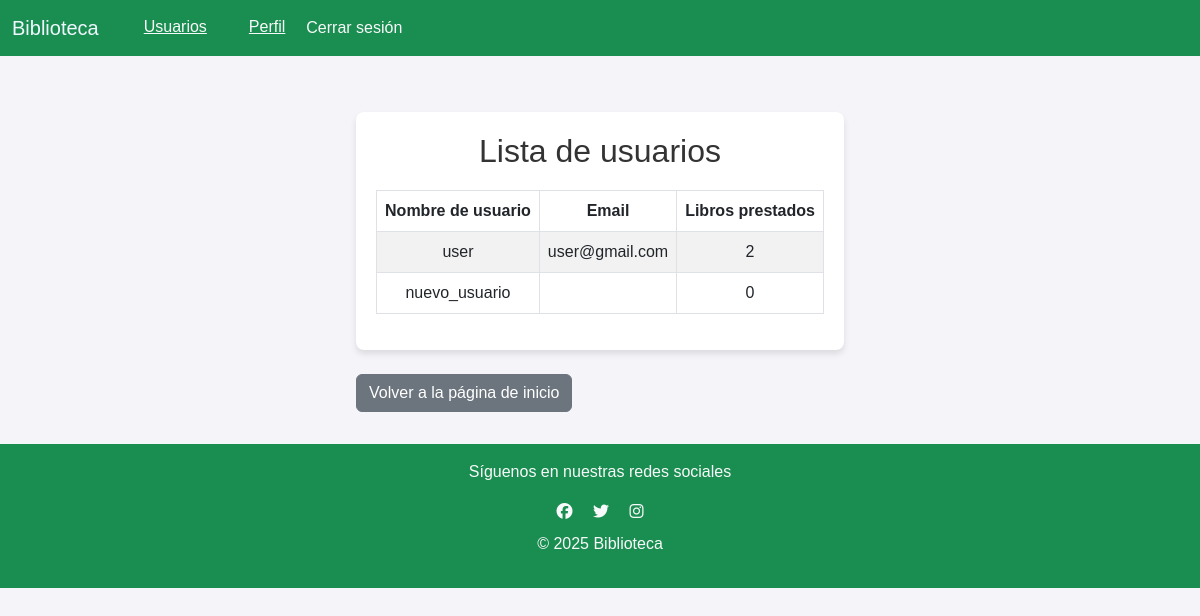
The app's page /libros/usuarios/ (signed in) with its own data.
### gestion_libros/models.py (models this page shows)
class Usuario(AbstractUser):
    correo = models.EmailField(unique=True)
    libros_prestados = models.ManyToManyField('Libro', blank=True)

### gestion_libros/views.py (the view)
# urls.py: path('usuarios/', listar_usuarios, name='listar_usuarios'),
@login_required
def listar_usuarios(request):
    usuarios = Usuario.objects.all()
    return render(request, 'usuarios/listar_usuarios.html', {'usuarios': usuarios})

### gestion_libros/templates/usuarios/listar_usuarios.html
{% extends 'base.html' %}
{% block content %}
{% load static %}
<div class="container my-4">
    <h2 class="text-center">Lista de usuarios</h2>
    <table class="table table-striped table-bordered">
        <thead>
            <tr>
                <th>Nombre de usuario</th>
                <th>Email</th>
                <th>Libros prestados</th>
            </tr>
        </thead>
        <tbody>
            {% for usuario in usuarios %}
            <tr>
                <td>{{ usuario.username }}</td>
                <td>{{ usuario.email }}</td>
                <td>{{ usuario.libros_prestados.count }}</td>
            </tr>
            {% endfor %}
        </tbody>
    </table>
</div>
<a href="{% url 'listar_libros' %}" class="btn btn-secondary">Volver a la página de inicio</a>
{% endblock %}

### gestion_libros/static/css/styles.css (style rules this page uses)
html, body { height: 100%; }
body { font-family: Arial, sans-serif; background-color: #f4f4f9; width: 100%; margin: 0; padding: 0; display: flex; flex-direction: column; justify-content: center; align-items: center; height: auto; }
.container { background: #ffffff; padding: 20px; border-radius: 8px; box-shadow: 0 4px 6px rgba(0, 0, 0, 0.1); width: 100%; max-width: 1200px; text-align: center; }
h2 { color: #333333; margin-bottom: 20px; }
a { color: #007bff; text-decoration: none; }

### records on screen
Usuario: username "user", email "user@gmail.com", libros_prestados.count "2"
Usuario: username "nuevo_usuario", libros_prestados.count "0"
